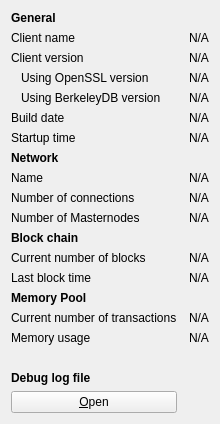
     <widget class="QWidget" name="tab_info">
      <attribute name="title">
       <string>&amp;Information</string>
      </attribute>
      <layout class="QGridLayout" name="gridLayout" columnstretch="0,0">
       <property name="horizontalSpacing">
        <number>12</number>
       </property>
       <item row="0" column="0">
        <widget class="QLabel" name="generalHeader">
         <property name="font">
          <font>
           <weight>75</weight>
           <bold>true</bold>
          </font>
         </property>
         <property name="text">
          <string>General</string>
         </property>
        </widget>
       </item>
       <item row="1" column="0">
        <widget class="QLabel" name="clientNameLabel">
         <property name="text">
          <string>Client name</string>
         </property>
        </widget>
       </item>
       <item row="1" column="1">
        <widget class="QLabel" name="clientName">
         <property name="cursor">
          <cursorShape>IBeamCursor</cursorShape>
         </property>
         <property name="text">
          <string>N/A</string>
         </property>
         <property name="textFormat">
          <enum>Qt::PlainText</enum>
         </property>
         <property name="textInteractionFlags">
          <set>Qt::LinksAccessibleByMouse|Qt::TextSelectableByKeyboard|Qt::TextSelectableByMouse</set>
         </property>
        </widget>
       </item>
       <item row="2" column="0">
        <widget class="QLabel" name="clientVersionLabel">
         <property name="text">
          <string>Client version</string>
         </property>
        </widget>
       </item>
       <item row="2" column="1">
        <widget class="QLabel" name="clientVersion">
         <property name="cursor">
          <cursorShape>IBeamCursor</cursorShape>
         </property>
         <property name="text">
          <string>N/A</string>
         </property>
         <property name="textFormat">
          <enum>Qt::PlainText</enum>
         </property>
         <property name="textInteractionFlags">
          <set>Qt::LinksAccessibleByMouse|Qt::TextSelectableByKeyboard|Qt::TextSelectableByMouse</set>
         </property>
        </widget>
       </item>
       <item row="3" column="0">
        <widget class="QLabel" name="openSSLVersionLabel">
         <property name="text">
          <string>Using OpenSSL version</string>
         </property>
         <property name="indent">
          <number>10</number>
         </property>
        </widget>
       </item>
       <item row="3" column="1">
        <widget class="QLabel" name="openSSLVersion">
         <property name="cursor">
          <cursorShape>IBeamCursor</cursorShape>
         </property>
         <property name="text">
          <string>N/A</string>
         </property>
         <property name="textFormat">
          <enum>Qt::PlainText</enum>
         </property>
         <property name="textInteractionFlags">
          <set>Qt::LinksAccessibleByMouse|Qt::TextSelectableByKeyboard|Qt::TextSelectableByMouse</set>
         </property>
        </widget>
       </item>
       <item row="4" column="0">
        <widget class="QLabel" name="berkeleyDBVersionLabel">
         <property name="text">
          <string>Using BerkeleyDB version</string>
         </property>
         <property name="indent">
          <number>10</number>
         </property>
        </widget>
       </item>
       <item row="4" column="1">
        <widget class="QLabel" name="berkeleyDBVersion">
         <property name="cursor">
          <cursorShape>IBeamCursor</cursorShape>
         </property>
         <property name="text">
          <string>N/A</string>
         </property>
         <property name="textFormat">
          <enum>Qt::PlainText</enum>
         </property>
         <property name="textInteractionFlags">
          <set>Qt::LinksAccessibleByMouse|Qt::TextSelectableByKeyboard|Qt::TextSelectableByMouse</set>
         </property>
        </widget>
       </item>
       <item row="5" column="0">
        <widget class="QLabel" name="buildDateLabel">
         <property name="text">
          <string>Build date</string>
         </property>
        </widget>
       </item>
       <item row="5" column="1">
        <widget class="QLabel" name="buildDate">
         <property name="cursor">
          <cursorShape>IBeamCursor</cursorShape>
         </property>
         <property name="text">
          <string>N/A</string>
         </property>
         <property name="textFormat">
          <enum>Qt::PlainText</enum>
         </property>
         <property name="textInteractionFlags">
          <set>Qt::LinksAccessibleByMouse|Qt::TextSelectableByKeyboard|Qt::TextSelectableByMouse</set>
         </property>
        </widget>
       </item>
       <item row="6" column="0">
        <widget class="QLabel" name="startupTimeLabel">
         <property name="text">
          <string>Startup time</string>
         </property>
        </widget>
       </item>
       <item row="6" column="1">
        <widget class="QLabel" name="startupTime">
         <property name="cursor">
          <cursorShape>IBeamCursor</cursorShape>
         </property>
         <property name="text">
          <string>N/A</string>
         </property>
         <property name="textFormat">
          <enum>Qt::PlainText</enum>
         </property>
         <property name="textInteractionFlags">
          <set>Qt::LinksAccessibleByMouse|Qt::TextSelectableByKeyboard|Qt::TextSelectableByMouse</set>
         </property>
        </widget>
       </item>
       <item row="7" column="0">
        <widget class="QLabel" name="networkHeader">
         <property name="font">
          <font>
           <weight>75</weight>
           <bold>true</bold>
          </font>
         </property>
         <property name="text">
          <string>Network</string>
         </property>
        </widget>
       </item>
       <item row="8" column="0">
        <widget class="QLabel" name="networkNameLabel">
         <property name="text">
          <string>Name</string>
         </property>
        </widget>
       </item>
       <item row="8" column="1">
        <widget class="QLabel" name="networkName">
         <property name="cursor">
          <cursorShape>IBeamCursor</cursorShape>
         </property>
         <property name="text">
          <string>N/A</string>
         </property>
         <property name="textFormat">
          <enum>Qt::PlainText</enum>
         </property>
         <property name="textInteractionFlags">
          <set>Qt::LinksAccessibleByMouse|Qt::TextSelectableByKeyboard|Qt::TextSelectableByMouse</set>
         </property>
        </widget>
       </item>
       <item row="9" column="0">
        <widget class="QLabel" name="numberOfConnectionsLabel">
         <property name="text">
          <string>Number of connections</string>
         </property>
        </widget>
       </item>
       <item row="9" column="1">
        <widget class="QLabel" name="numberOfConnections">
         <property name="cursor">
          <cursorShape>IBeamCursor</cursorShape>
         </property>
         <property name="text">
          <string>N/A</string>
         </property>
         <property name="textFormat">
          <enum>Qt::PlainText</enum>
         </property>
         <property name="textInteractionFlags">
          <set>Qt::LinksAccessibleByMouse|Qt::TextSelectableByKeyboard|Qt::TextSelectableByMouse</set>
         </property>
        </widget>
       </item>
       <item row="10" column="0">
        <widget class="QLabel" name="masternodeCountLabel">
         <property name="text">
          <string>Number of Masternodes</string>
         </property>
        </widget>
       </item>
       <item row="10" column="1">
        <widget class="QLabel" name="masternodeCount">
         <property name="cursor">
          <cursorShape>IBeamCursor</cursorShape>
         </property>
         <property name="text">
          <string>N/A</string>
         </property>
         <property name="textFormat">
          <enum>Qt::PlainText</enum>
         </property>
         <property name="textInteractionFlags">
          <set>Qt::LinksAccessibleByMouse|Qt::TextSelectableByKeyboard|Qt::TextSelectableByMouse</set>
         </property>
        </widget>
       </item>
       <item row="11" column="0">
        <widget class="QLabel" name="blockchainHeader">
         <property name="font">
          <font>
           <weight>75</weight>
           <bold>true</bold>
          </font>
         </property>
         <property name="text">
          <string>Block chain</string>
         </property>
        </widget>
       </item>
       <item row="12" column="0">
        <widget class="QLabel" name="numberOfBlocksLabel">
         <property name="text">
          <string>Current number of blocks</string>
         </property>
        </widget>
       </item>
       <item row="12" column="1">
        <widget class="QLabel" name="numberOfBlocks">
         <property name="cursor">
          <cursorShape>IBeamCursor</cursorShape>
         </property>
         <property name="text">
          <string>N/A</string>
         </property>
         <property name="textFormat">
          <enum>Qt::PlainText</enum>
         </property>
         <property name="textInteractionFlags">
          <set>Qt::LinksAccessibleByMouse|Qt::TextSelectableByKeyboard|Qt::TextSelectableByMouse</set>
         </property>
        </widget>
       </item>
       <item row="13" column="0">
        <widget class="QLabel" name="lastBlockTimeLabel">
         <property name="text">
          <string>Last block time</string>
         </property>
        </widget>
       </item>
       <item row="13" column="1">
        <widget class="QLabel" name="lastBlockTime">
         <property name="cursor">
          <cursorShape>IBeamCursor</cursorShape>
         </property>
         <property name="text">
          <string>N/A</string>
         </property>
         <property name="textFormat">
          <enum>Qt::PlainText</enum>
         </property>
         <property name="textInteractionFlags">
          <set>Qt::LinksAccessibleByMouse|Qt::TextSelectableByKeyboard|Qt::TextSelectableByMouse</set>
         </property>
        </widget>
       </item>
       <item row="14" column="0">
        <widget class="QLabel" name="labelMempoolTitle">
         <property name="font">
          <font>
           <weight>75</weight>
           <bold>true</bold>
          </font>
         </property>
         <property name="text">
          <string>Memory Pool</string>
         </property>
        </widget>
       </item>
       <item row="15" column="0">
        <widget class="QLabel" name="numberOfTransactionsLabel">
         <property name="text">
          <string>Current number of transactions</string>
         </property>
        </widget>
       </item>
       <item row="15" column="1">
        <widget class="QLabel" name="mempoolNumberTxs">
         <property name="cursor">
          <cursorShape>IBeamCursor</cursorShape>
         </property>
         <property name="text">
          <string>N/A</string>
         </property>
         <property name="textFormat">
          <enum>Qt::PlainText</enum>
         </property>
         <property name="textInteractionFlags">
          <set>Qt::LinksAccessibleByMouse|Qt::TextSelectableByKeyboard|Qt::TextSelectableByMouse</set>
         </property>
        </widget>
       </item>
       <item row="16" column="0">
        <widget class="QLabel" name="memoryUsageLabel">
         <property name="text">
          <string>Memory usage</string>
         </property>
        </widget>
       </item>
       <item row="16" column="1">
        <widget class="QLabel" name="mempoolSize">
         <property name="cursor">
          <cursorShape>IBeamCursor</cursorShape>
         </property>
         <property name="text">
          <string>N/A</string>
         </property>
         <property name="textFormat">
          <enum>Qt::PlainText</enum>
         </property>
         <property name="textInteractionFlags">
          <set>Qt::LinksAccessibleByMouse|Qt::TextSelectableByKeyboard|Qt::TextSelectableByMouse</set>
         </property>
        </widget>
       </item>
       <item row="17" column="0">
        <spacer name="verticalSpacer_2">
         <property name="orientation">
          <enum>Qt::Vertical</enum>
         </property>
         <property name="sizeHint" stdset="0">
          <size>
           <width>20</width>
           <height>20</height>
          </size>
         </property>
        </spacer>
       </item>
       <item row="18" column="0">
        <widget class="QLabel" name="debugLogFileHeader">
         <property name="font">
          <font>
           <weight>75</weight>
           <bold>true</bold>
          </font>
         </property>
         <property name="text">
          <string>Debug log file</string>
         </property>
        </widget>
       </item>
       <item row="19" column="0">
        <widget class="QPushButton" name="openDebugLogfileButton">
         <property name="toolTip">
          <string>Open the BCZ debug log file from the current data directory. This can take a few seconds for large log files.</string>
         </property>
         <property name="text">
          <string>&amp;Open</string>
         </property>
         <property name="autoDefault">
          <bool>false</bool>
         </property>
        </widget>
       </item>
      </layout>
     </widget>
